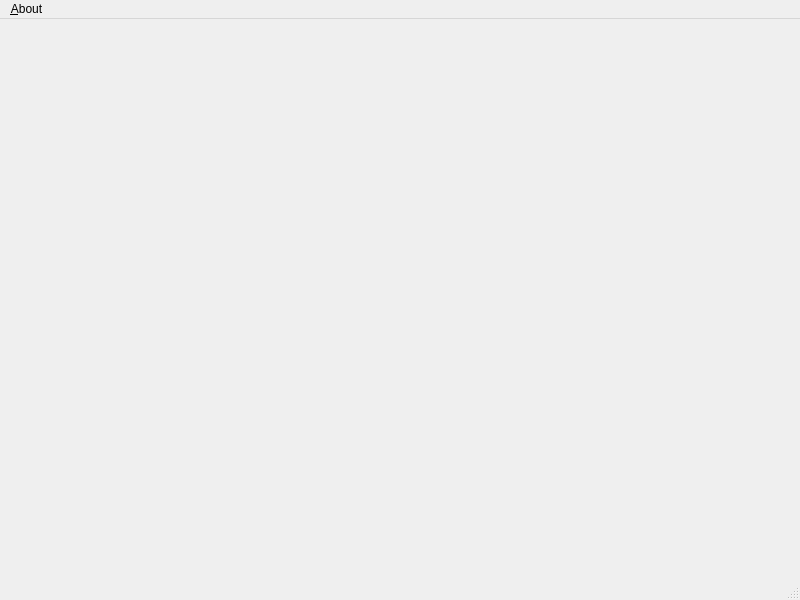
<?xml version="1.0" encoding="UTF-8"?>
<ui version="4.0">
 <class>MainWindow</class>
 <widget class="QMainWindow" name="MainWindow">
  <property name="geometry">
   <rect>
    <x>0</x>
    <y>0</y>
    <width>800</width>
    <height>600</height>
   </rect>
  </property>
  <property name="windowTitle">
   <string>MainWindow</string>
  </property>
  <widget class="QWidget" name="centralwidget"/>
  <widget class="QMenuBar" name="menubar">
   <property name="geometry">
    <rect>
     <x>0</x>
     <y>0</y>
     <width>800</width>
     <height>22</height>
    </rect>
   </property>
   <widget class="QMenu" name="menu_About">
    <property name="title">
     <string>&amp;About</string>
    </property>
    <addaction name="actionAuthor_color_sky"/>
   </widget>
   <addaction name="menu_About"/>
  </widget>
  <widget class="QStatusBar" name="statusbar"/>
  <action name="actionAuthor_color_sky">
   <property name="text">
    <string>&amp;Author(color·sky)</string>
   </property>
  </action>
 </widget>
 <resources/>
 <connections/>
</ui>
